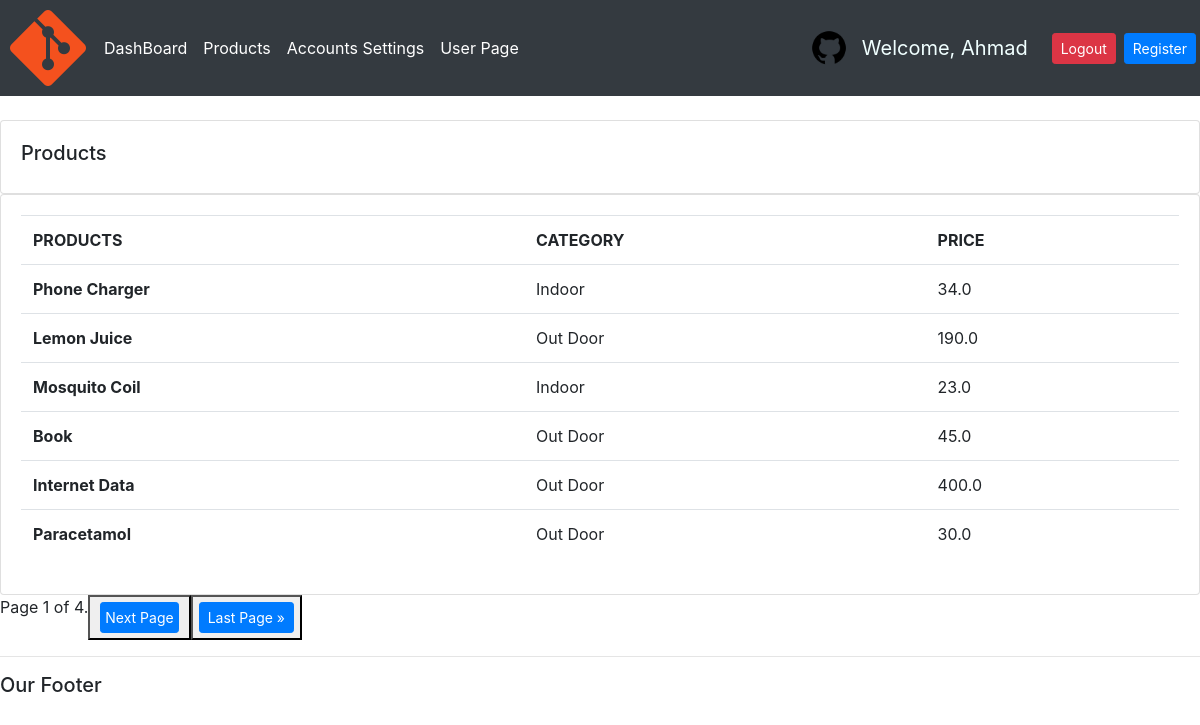
Screenshot of /products/ (signed in) with the database file from the repository.
### accounts/models.py (models this page shows, shortened)
class Customer(models.Model):
    user = models.OneToOneField(User, null=True, blank=True, on_delete=models.CASCADE)
    name = models.CharField(max_length=200, null=True)
    email = models.EmailField(max_length=200, null=True)
    phone = models.CharField(max_length=200, null=True)
    profile_pic = models.ImageField(default='github.png', null=True, blank=True)
    country = CountryField(blank_label='Select Country', null=True)
    profession = models.CharField(max_length=100, blank=True, null=True)
    date_created = models.DateTimeField(auto_now_add=True, null=True)

class Product(models.Model):
    CATEGORY = (
        ('Indoor', 'Indoor'),
        ('Out Door', 'Out Door')
    )
    name = models.CharField(max_length=200, null=True)
    price = models.FloatField(null=True)
    category = models.CharField(max_length=200, null=True, choices=CATEGORY)
    description = models.CharField(max_length=200, null=True, blank=True)
    date_created = models.DateTimeField(auto_now_add=True, null=True)
    tags = models.ManyToManyField(Tag)

### accounts/decorators.py (the view)
        def wrapper_func(request, *args, **kwargs):
            group = None
            if request.user.groups.exists():
                group = request.user.groups.all()[0].name
            if group in allowed_roles:
                return view_func(request, *args, **kwargs)
            else:
                return HttpResponse('Sorry,You are not allowed to view this Page. Only Customers are allowed to view this Page!')

### accounts/views.py (called while the page is built)
@login_required(login_url='login')
@allowed_users(allowed_roles=['admin'])
def products(request):
    product_list = Product.objects.all()
    paginator = Paginator(product_list, 6)
    page_number = request.GET.get('page')
    page_obj = paginator.get_page(page_number)
    return render(request, 'accounts/products.html', {'page_obj' : page_obj})

### accounts/templates/accounts/products.html (shortened to what this page needs)
{% extends 'accounts/main.html' %}
{% load static %}
{% block content %}
<br>
<div class="row">
    <div class="col-md">
        <div class="card card-body">
            <h5>Products</h5>
        </div>
        <div class="card card-body">
            <table class="table">
                <tr>
                    <th>PRODUCTS</th>
                    <th>CATEGORY</th>
                    <th>PRICE</th>
                </tr>
                {% for i in page_obj %}
                <tr>
                    <td><b>{{i.name}}</b></td>
                    <td>{{i.category}}</td>
                    <td>{{i.price}}</td>
                </tr>
                {% endfor%}
            </table>
        </div>
    </div>
</div>
    <div class="pagination" id="paginator-section">
        <span class="current">
            Page {{ page_obj.number }} of {{ page_obj.paginator.num_pages }}.
        </span>
        {% if page_obj.has_next %}
            <button><a class="btn btn-primary btn-sm m-1 p-1" href="?page={{ page_obj.next_page_number }}">Next Page</a></button>
            <button><a class="btn btn-primary btn-sm" href="?page={{ page_obj.paginator.num_pages }}">Last Page &raquo;</a></button>
        {% endif %}
    </div>
{% endblock content %}

### accounts/templates/accounts/navbar.html (shortened to what this page needs)
{% load static %}
<nav class="navbar navbar-expand-lg p-0 navbar-dark bg-dark">
    <img src="{% static 'images/git.png' %}">
    <div class="collapse navbar-collapse" id="navbarNavDropdown">
      <ul class="navbar-nav">
        {% if request.user.is_staff %}
        <li class="nav-item active">
          <a class="nav-link" href="{% url 'home' %}">DashBoard</a>
        </li>
        <li class="nav-item active">
          <a class="nav-link" href="{% url 'products' %}">Products</a>
        </li>
        <li class="nav-item active">
          <a class="nav-link" href="{% url 'account' %}">Accounts Settings</a>
        </li>
        <li class="nav-item active">
          <a class="nav-link" href="{% url 'user-page' %}">User Page</a>
        </li>
        {% else %}
        <li class="nav-item">
          <a class="nav-link" href="/">Settings</a>
        </li>
        {% endif %}
      </ul>
    </div>
    <img id="pic" class="profile-pic p-1 m-2" src="{{request.user.customer.profile_pic.url}}">
    <span class="hello-msg">Welcome, {{request.user}}</span>
    <button class="btn btn-danger btn-sm m-1 " href="{% url 'logout' %}">Logout</button>
    <button class="btn btn-primary btn-sm m-1" href="{% url 'register' %}">Register</button>
</nav>

### static/css/main.css (style rules this page uses)
body { background-color: #fff; }

### accounts/templates/accounts/navbar.html (style rules this page uses)
.hello-msg { font-size: 20px; color: azure; margin-right: 20px; box-shadow: none; }
#pic { height: 50px; width: 50px; border-radius: 50%; }

### rows the page displays
Product: name "Phone Charger", category "Indoor", price "34.0"
Product: name "Lemon Juice", category "Out Door", price "190.0"
Product: name "Mosquito Coil", category "Indoor", price "23.0"
Product: name "Book", category "Out Door", price "45.0"
Product: name "Internet Data", category "Out Door", price "400.0"
Product: name "Paracetamol", category "Out Door", price "30.0"

### other values shown
{{ request.user }} "Ahmad"
{{ page_obj.number }} "1"
{{ page_obj.paginator.num_pages }} "4"
